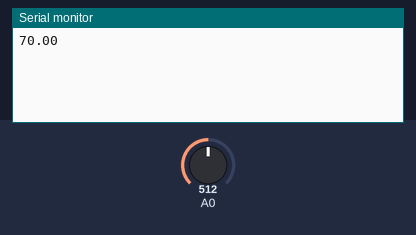
Recording of a sketch running on a simulated Arduino Uno, built with avr-gcc and run on an emulated ATmega328P. Parts: the last lines printed to the serial monitor. Inputs (shaded band) come from the test bench; at power-on: A0 = 512.

Above: at 1.8 s.
1.9 s: A0 set to 716
At 2.8 s:
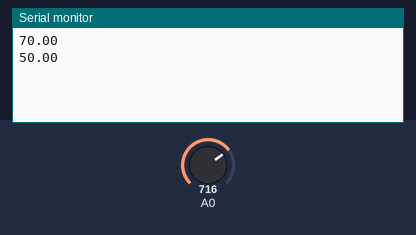
3.4 s: A0 set to 900
At 4.8 s:
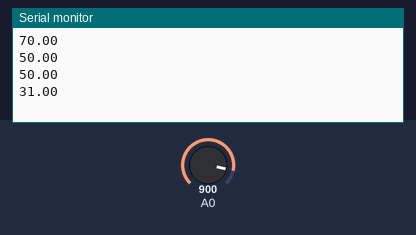
Timing chart, 0 to 6.4 s (numbered marks = the images above; inputs shaded):
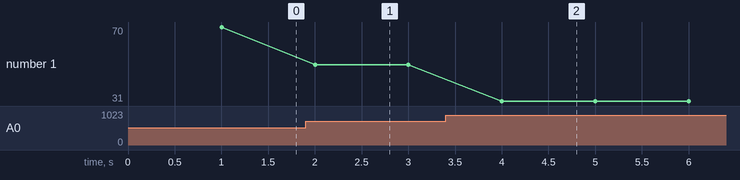

Measured:
- after the input at 1.9 s, the serial monitor: prints a new line after 0.10 s (image 1)
- after the input at 3.4 s, the serial monitor: prints a new line after 0.60 s (image 2)
- plotted number 1: 70 → 50 after the input at 1.9 s, 50 → 31 after the input at 3.4 s

The sketch:

sensor_test.ino
```cpp
#include <Arduino.h>
#include <Sensor.h>
#include <Timer.h>

Timer t;
Sensor temperature(A0, 515, 240, 70, 98);

void setup() {
  Serial.begin(9600);
  t.every(1000, print_temp);
}

void loop() {
  t.update();
}

void print_temp() {
  Serial.println(temperature.value());
}
```
